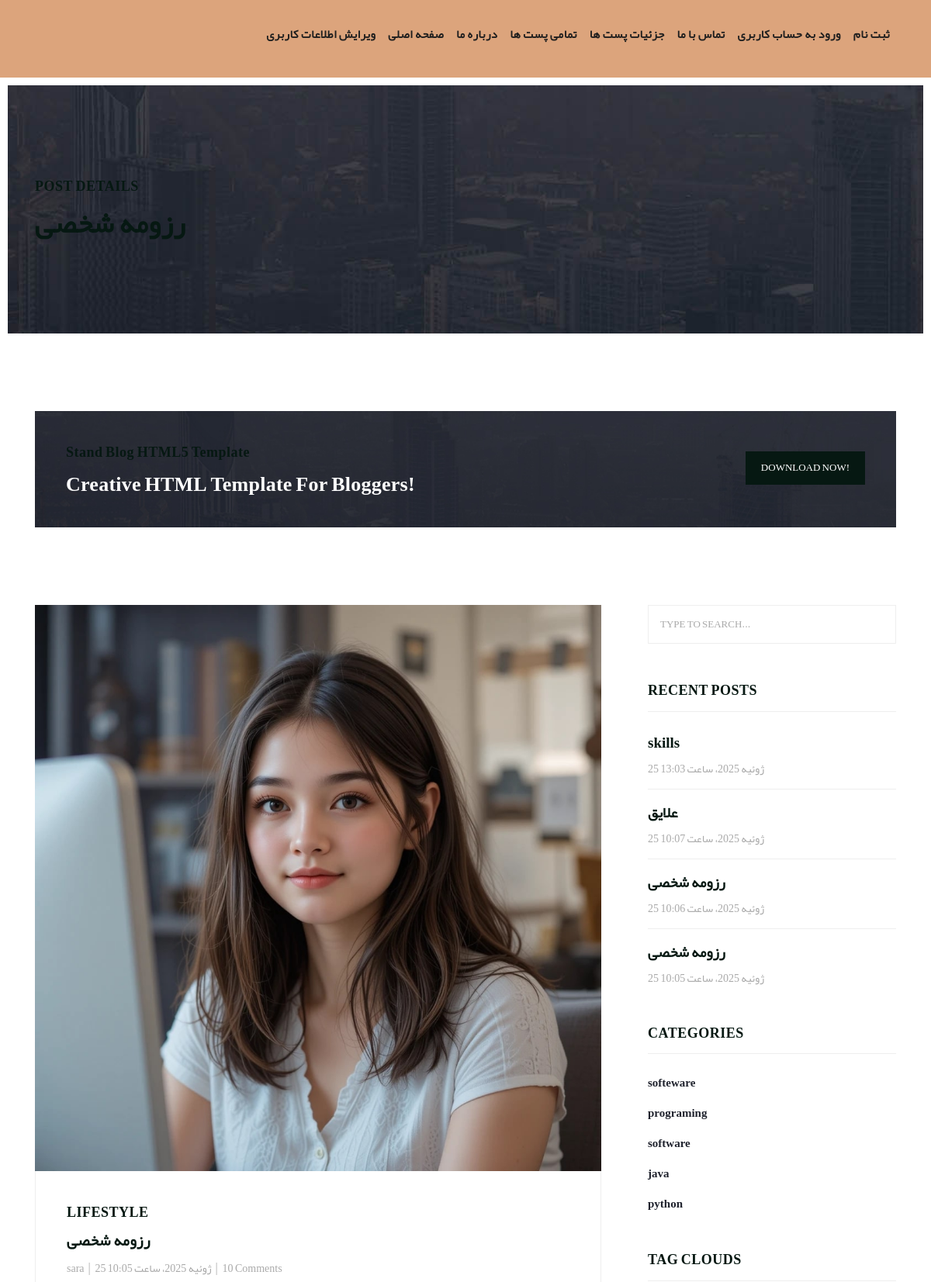
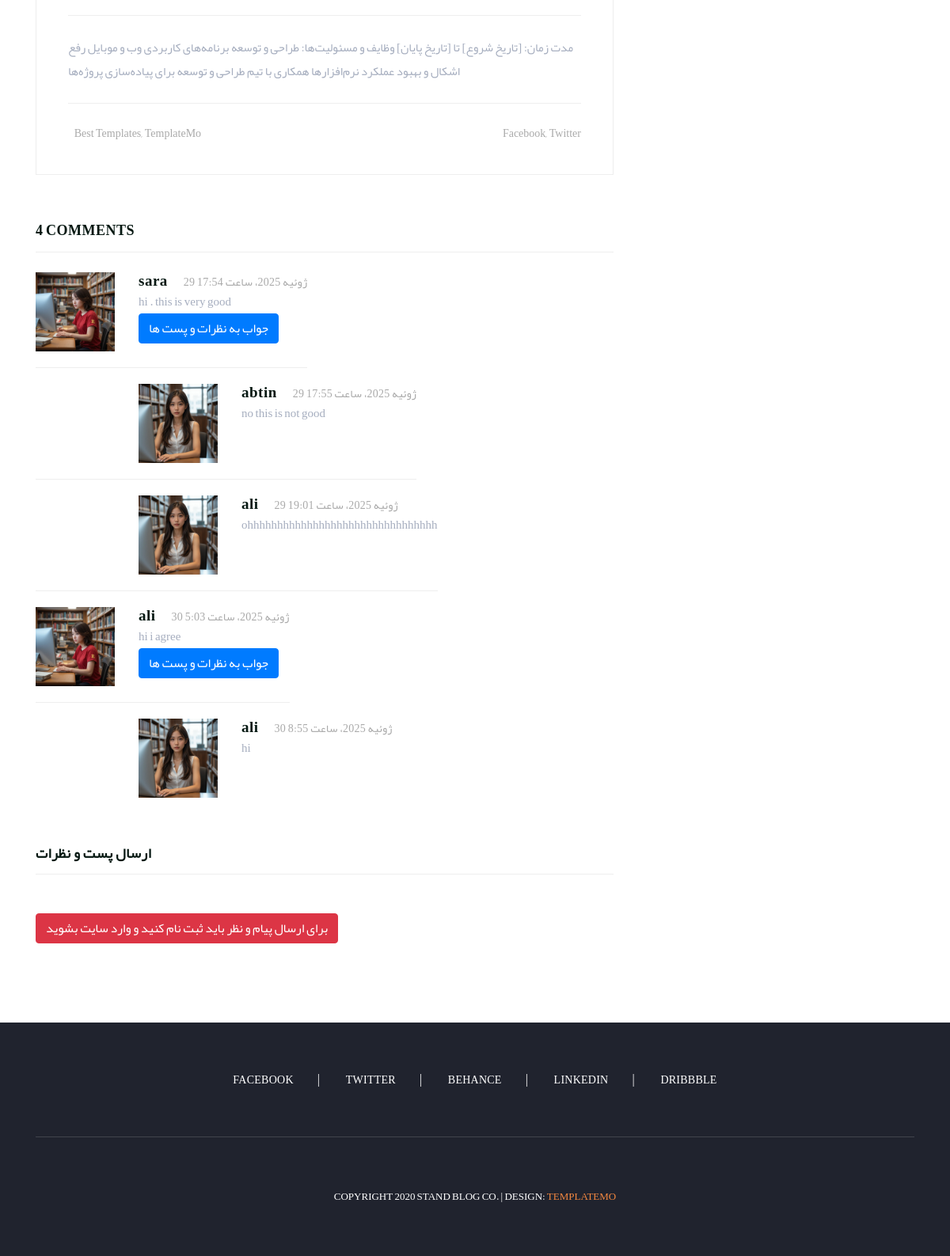
Page /articles/detail/1 on the committed database (2 pictures, top to bottom).
### blog_app/models.py (models this page shows, shortened)
class Article(models.Model):
    author = models.ForeignKey(User,on_delete= models.CASCADE,verbose_name='نویسنده')
    category = models.ManyToManyField(Category,related_name='articles', verbose_name='دسته بندی')
    title = models.CharField(max_length=70, verbose_name='عنوان')
    body = models.TextField()
    image = models.ImageField(upload_to='images/articles', verbose_name='تصویر')
    created = models.DateTimeField(auto_now_add=True)
    updated = models.DateTimeField(auto_now=True)
    class Meta:
        verbose_name = 'مقاله'
        verbose_name_plural = 'مقالات'

class Comment(models.Model):
    article = models.ForeignKey(Article,on_delete=models.CASCADE, related_name='comments')
    user = models.ForeignKey(User,on_delete=models.CASCADE , related_name='comments')
    body = models.TextField()
    created_at = models.DateTimeField(auto_now_add=True)
    parent = models.ForeignKey('self' , on_delete=models.CASCADE ,null=True , blank=True , related_name='repleies')
    class Meta:
        verbose_name = 'نظر '
        verbose_name_plural = 'نظرات '

class Category(models.Model):
    title = models.CharField(max_length=20,verbose_name='عنوان')
    created = models.DateTimeField(auto_now_add=True)
    class Meta:
        verbose_name = 'دسته بندی'
        verbose_name_plural = 'دسته بندی ها'

### blog_app/views.py (the view)
# urls.py: path('detail/<int:pk>',views.article_detail,name='article_detail'),
def article_detail(request,pk):
    articles = get_object_or_404(Article,id = pk)
    if request.method == 'POST':
        parent_id = request.POST.get('parent_id')
        body = request.POST.get('body')
        Comment.objects.create(article = articles , user = request.user , body = body , parent_id= parent_id)
    comments = get_object_or_404(Comment,id = pk)
    return render(request,'blog_app/article_detail.html',context={'article':articles , 'comment':comments})

### context_processors/context_processors.py (called while the page is built)
def recent_articels(request):
    recent_articels = Article.objects.order_by('-created')
    category = Category.objects.all()
    return {'recent_article':recent_articels , 'categories':category}

### blog_app/templates/blog_app/article_detail.html (shortened to what this page needs)
{% extends "base.html" %}
{% load static %}
{% block main %}
    <div class="heading-page header-text">
      <section class="page-heading">
        <div class="container">
          <div class="row">
            <div class="col-lg-12">
              <div class="text-content">
                <h4>Post Details</h4>
                <h2>{{article.title}}</h2>
              </div>
            </div>
          </div>
        </div>
      </section>
    </div>
    <section class="call-to-action">
      <div class="container">
        <div class="row">
          <div class="col-lg-12">
            <div class="main-content">
              <div class="row">
                <div class="col-lg-8">
                  <span>Stand Blog HTML5 Template</span>
                  <h4>Creative HTML Template For Bloggers!</h4>
                </div>
                <div class="col-lg-4">
                  <div class="main-button">
                    <a rel="nofollow" href="https://templatemo.com/tm-551-stand-blog" target="_parent">Download Now!</a>
                  </div>
                </div>
              </div>
            </div>
          </div>
        </div>
      </div>
    </section>
    <section class="blog-posts grid-system">
      <div class="container">
        <div class="row">
          <div class="col-lg-8">
            <div class="all-blog-posts">
              <div class="row">
                <div class="col-lg-12">
                  <div class="blog-post">
                    <div class="blog-thumb">
                      <img src="{{article.image.url}}" alt="">
                    </div>
                    <div class="down-content">
                      <span>Lifestyle</span>
                      <a href="post-details.html"><h4>{{article.title}}</h4></a>
                      <ul class="post-info">
                        <li><a href="#">{{article.author.username}}</a></li>
                        <li><a href="#">{{article.created}}</a></li>
                        <li><a href="#">10 Comments</a></li>
                      </ul>
                      <p>
                        {{article.body}}
                      </p>
                      <div class="post-options">
                        <div class="row">
                          <div class="col-6">
                            <ul class="post-tags">
                              <li></li>
                              <li><a href="#">Best Templates</a>,</li>
                              <li><a href="#">TemplateMo</a></li>
                            </ul>
                          </div>
                          <div class="col-6">
                            <ul class="post-share">
                              <li></li>
                              <li><a href="#">Facebook</a>,</li>
                              <li><a href="#"> Twitter</a></li>
                            </ul>
                          </div>
                        </div>
                      </div>
                    </div>
                  </div>
                </div>
                <div class="col-lg-12">
                  <div class="sidebar-item comments">
                    <div class="sidebar-heading">
                      <h2>4 comments</h2>
                    </div>
                    <div class="content">
                      <ul>
                        {% for comment in article.comments.all %}
                        {% if comment.parent == None %}
                          <li>
                          <div class="author-thumb">
                            {% if comment.user.profile.image %}
                            <img src="{{comment.user.profile.image.url}}" alt="">
                            {% else %}
                            <img src="{% static 'images/blog-post-01.jpg' %}" alt="">
                            {% endif %}
                          </div>
                          <div class="right-content">
                            <h4>{{comment.user.username}}<span>{{comment.created_at}}</span></h4>
                            <p> {{comment.body}}</p>
                            <button  onclick="set_value({{comment.id}})" class="btn btn-primary">جواب به نظرات و پست ها</button>
                          </div>
                        </li>
                        {% endif %}
                        {% for reply in comment.repleies.all %}
                        <li class="replied">
                          <div class="author-thumb">
                            {% if comment.user.profile.image %}
                            <img src="{{comment.user.profile.image.url}}" alt="">
                            {% else %}
                            <img src="{% static 'images/blog-post-02.jpg' %}" alt="">
                            {% endif %}                          </div>
                          <div class="right-content">
                            <h4>{{reply.user.username}}<span>{{reply.created_at}}</span></h4>
                            <p>{{reply.body}}</p>
                          </div>
                        </li>
                        {% endfor %}
                        {% endfor %}
                      </ul>
                    </div>
                  </div>
                </div>
                <div class="col-lg-12">
                  <div class="sidebar-item submit-comment">
                    <div class="sidebar-heading">
                      <h2 id="yourcomment">ارسال پست و نظرات</h2>
                    </div>
                    <div class="content">
                    {% if request.user.is_authenticated %}
                      <form id="comment" action="#" method="post">
                        {% csrf_token %}
                        <div class="row">
                          <input type="hidden" id="parent_id" value="" name="parent_id">
                          <div class="col-lg-12">
                            <fieldset>
                              <textarea name="body" rows="6" id="body" placeholder="Type your comment" required=""></textarea>
                            </fieldset>
                          </div>
                          <div class="col-lg-12">
                            <fieldset>
                              <button type="submit" id="form-submit" class="main-button">Submit</button>
                            </fieldset>
                          </div>
                        </div>
                      </form>
                      {% else %}
                      <br>
                      <a class="btn btn-danger" href="{% url "account:login" %}">برای ارسال پیام و نظر باید ثبت نام کنید و وارد سایت بشوید</a>
                      {% endif %}
                    </div>
                  </div>
                </div>
              </div>
            </div>
          </div>
          <div class="col-lg-4">
{% include "includes/sidebar.html" %}
          </div>
        </div>
      </div>
    </section>
 {% endblock main %}

### templates/includes/sidebar.html (shortened to what this page needs)
{% load static %}
            <div class="sidebar">
              <div class="row">
                <div class="col-lg-12">
                  <div class="sidebar-item search">
                    <form id="search_form" name="gs" method="GET" action=" {% url "blog:search" %}">
                      <input type="text" name="q" class="searchText" placeholder="type to search..." autocomplete="on">
                    </form>
                  </div>
                </div>
                <div class="col-lg-12">
                  <div class="sidebar-item recent-posts">
                    <div class="sidebar-heading">
                      <h2>Recent Posts</h2>
                    </div>
                    <div class="content">
                      <ul>
                        {% for item in recent_article %}
                        <li><a href="post-details.html">
                          <h5>{{item.title}}</h5>
                          <span>{{item.created}}</span>
                        </a></li>
                        {% endfor %}
                      </ul>
                    </div>
                  </div>
                </div>
                <div class="col-lg-12">
                  <div class="sidebar-item categories">
                    <div class="sidebar-heading">
                      <h2>Categories</h2>
                    </div>
                    <div class="content">
                      <ul>
                        {% for item in categories %}
                        <li><a href=" {% url "blog:category_detail" item.id %}">{{item.title}}</a></li>
                        {% endfor %}
                      </ul>
                    </div>
                  </div>
                </div>
                <div class="col-lg-12">
                  <div class="sidebar-item tags">
                    <div class="sidebar-heading">
                      <h2>Tag Clouds</h2>
                    </div>
                  </div>
                </div>
              </div>
            </div>

### rows in the picture
Article: title "رزومه شخصی", image (picture), author.username "sara", created "25 ژوئیه 2025، ساعت 10:05", body "مدت زمان: [تاریخ شروع] تا [تاریخ پایان] وظایف و مسئولیت‌ها: طراحی و توسعه برنامه‌های کاربردی وب و موبایل رفع اشکال و بهبود عملکرد نرم‌افزارها همکاری با تیم طراحی و توسعه برای پیاده‌سازی پروژه‌ها"
Comment: user.username "sara", created_at "29 ژوئیه 2025، ساعت 17:54", body "hi . this is very good"
Comment: user.username "abtin", created_at "29 ژوئیه 2025، ساعت 17:55", body "no this is not good"
Comment: user.username "ali", created_at "29 ژوئیه 2025، ساعت 19:01", body "ohhhhhhhhhhhhhhhhhhhhhhhhhhhhhhhh"
Comment: user.username "ali", created_at "30 ژوئیه 2025، ساعت 5:03", body "hi i agree"
Comment: user.username "ali", created_at "30 ژوئیه 2025، ساعت 8:55", body "hi"
Article: title "skills", created "25 ژوئیه 2025، ساعت 13:03"
Article: title "علایق", created "25 ژوئیه 2025، ساعت 10:07"
Article: title "رزومه شخصی", created "25 ژوئیه 2025، ساعت 10:06"
Category: title "softeware"
Category: title "programing"
Category: title "software"
Category: title "java"
Category: title "python"
